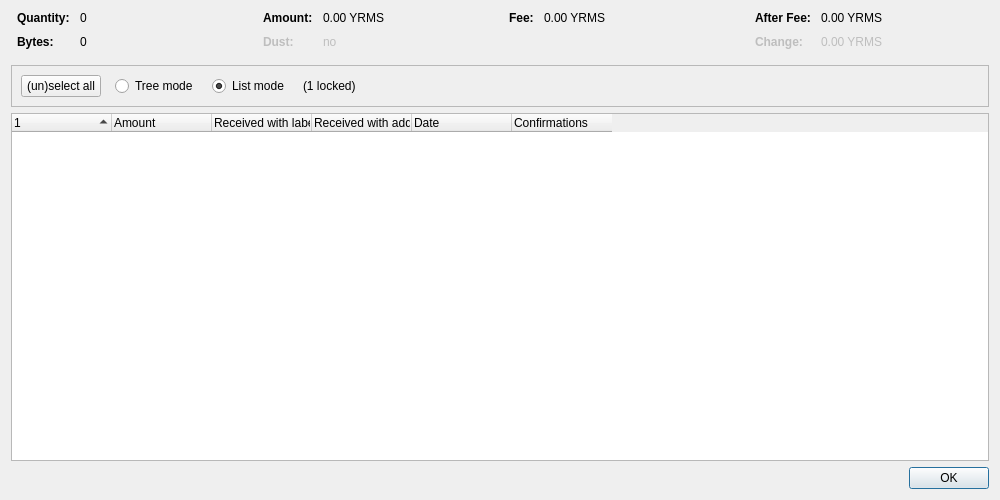
<?xml version="1.0" encoding="UTF-8"?>
<ui version="4.0">
 <class>CoinControlDialog</class>
 <widget class="QDialog" name="CoinControlDialog">
  <property name="geometry">
   <rect>
    <x>0</x>
    <y>0</y>
    <width>1000</width>
    <height>500</height>
   </rect>
  </property>
  <property name="windowTitle">
   <string>Coin Selection</string>
  </property>
  <layout class="QVBoxLayout" name="verticalLayout">
   <item>
    <layout class="QHBoxLayout" name="horizontalLayoutTop" stretch="0,0,0,0">
     <property name="topMargin">
      <number>0</number>
     </property>
     <property name="bottomMargin">
      <number>10</number>
     </property>
     <item>
      <layout class="QFormLayout" name="formLayoutCoinControl1">
       <property name="horizontalSpacing">
        <number>10</number>
       </property>
       <property name="verticalSpacing">
        <number>10</number>
       </property>
       <property name="leftMargin">
        <number>6</number>
       </property>
       <property name="rightMargin">
        <number>6</number>
       </property>
       <item row="0" column="0">
        <widget class="QLabel" name="labelCoinControlQuantityText">
         <property name="font">
          <font>
           <weight>75</weight>
           <bold>true</bold>
          </font>
         </property>
         <property name="text">
          <string>Quantity:</string>
         </property>
        </widget>
       </item>
       <item row="0" column="1">
        <widget class="QLabel" name="labelCoinControlQuantity">
         <property name="cursor">
          <cursorShape>IBeamCursor</cursorShape>
         </property>
         <property name="contextMenuPolicy">
          <enum>Qt::ActionsContextMenu</enum>
         </property>
         <property name="text">
          <string notr="true">0</string>
         </property>
         <property name="textInteractionFlags">
          <set>Qt::LinksAccessibleByMouse|Qt::TextSelectableByKeyboard|Qt::TextSelectableByMouse</set>
         </property>
        </widget>
       </item>
       <item row="1" column="0">
        <widget class="QLabel" name="labelCoinControlBytesText">
         <property name="font">
          <font>
           <weight>75</weight>
           <bold>true</bold>
          </font>
         </property>
         <property name="text">
          <string>Bytes:</string>
         </property>
        </widget>
       </item>
       <item row="1" column="1">
        <widget class="QLabel" name="labelCoinControlBytes">
         <property name="cursor">
          <cursorShape>IBeamCursor</cursorShape>
         </property>
         <property name="contextMenuPolicy">
          <enum>Qt::ActionsContextMenu</enum>
         </property>
         <property name="text">
          <string notr="true">0</string>
         </property>
         <property name="textInteractionFlags">
          <set>Qt::LinksAccessibleByMouse|Qt::TextSelectableByKeyboard|Qt::TextSelectableByMouse</set>
         </property>
        </widget>
       </item>
      </layout>
     </item>
     <item>
      <layout class="QFormLayout" name="formLayoutCoinControl2">
       <property name="horizontalSpacing">
        <number>10</number>
       </property>
       <property name="verticalSpacing">
        <number>10</number>
       </property>
       <property name="leftMargin">
        <number>6</number>
       </property>
       <property name="rightMargin">
        <number>6</number>
       </property>
       <item row="0" column="0">
        <widget class="QLabel" name="labelCoinControlAmountText">
         <property name="font">
          <font>
           <weight>75</weight>
           <bold>true</bold>
          </font>
         </property>
         <property name="text">
          <string>Amount:</string>
         </property>
        </widget>
       </item>
       <item row="0" column="1">
        <widget class="QLabel" name="labelCoinControlAmount">
         <property name="cursor">
          <cursorShape>IBeamCursor</cursorShape>
         </property>
         <property name="contextMenuPolicy">
          <enum>Qt::ActionsContextMenu</enum>
         </property>
         <property name="text">
          <string notr="true">0.00 YRMS</string>
         </property>
         <property name="textInteractionFlags">
          <set>Qt::LinksAccessibleByMouse|Qt::TextSelectableByKeyboard|Qt::TextSelectableByMouse</set>
         </property>
        </widget>
       </item>
       <item row="1" column="0">
        <widget class="QLabel" name="labelCoinControlLowOutputText">
         <property name="enabled">
          <bool>false</bool>
         </property>
         <property name="font">
          <font>
           <weight>75</weight>
           <bold>true</bold>
          </font>
         </property>
         <property name="text">
          <string>Dust:</string>
         </property>
        </widget>
       </item>
       <item row="1" column="1">
        <widget class="QLabel" name="labelCoinControlLowOutput">
         <property name="enabled">
          <bool>false</bool>
         </property>
         <property name="cursor">
          <cursorShape>IBeamCursor</cursorShape>
         </property>
         <property name="contextMenuPolicy">
          <enum>Qt::ActionsContextMenu</enum>
         </property>
         <property name="text">
          <string notr="true">no</string>
         </property>
         <property name="textInteractionFlags">
          <set>Qt::LinksAccessibleByMouse|Qt::TextSelectableByKeyboard|Qt::TextSelectableByMouse</set>
         </property>
        </widget>
       </item>
      </layout>
     </item>
     <item>
      <layout class="QFormLayout" name="formLayoutCoinControl3">
       <property name="horizontalSpacing">
        <number>10</number>
       </property>
       <property name="verticalSpacing">
        <number>10</number>
       </property>
       <property name="leftMargin">
        <number>6</number>
       </property>
       <property name="rightMargin">
        <number>6</number>
       </property>
       <item row="0" column="0">
        <widget class="QLabel" name="labelCoinControlFeeText">
         <property name="font">
          <font>
           <weight>75</weight>
           <bold>true</bold>
          </font>
         </property>
         <property name="text">
          <string>Fee:</string>
         </property>
        </widget>
       </item>
       <item row="0" column="1">
        <widget class="QLabel" name="labelCoinControlFee">
         <property name="cursor">
          <cursorShape>IBeamCursor</cursorShape>
         </property>
         <property name="contextMenuPolicy">
          <enum>Qt::ActionsContextMenu</enum>
         </property>
         <property name="text">
          <string notr="true">0.00 YRMS</string>
         </property>
         <property name="textInteractionFlags">
          <set>Qt::LinksAccessibleByMouse|Qt::TextSelectableByKeyboard|Qt::TextSelectableByMouse</set>
         </property>
        </widget>
       </item>
      </layout>
     </item>
     <item>
      <layout class="QFormLayout" name="formLayoutCoinControl4">
       <property name="horizontalSpacing">
        <number>10</number>
       </property>
       <property name="verticalSpacing">
        <number>10</number>
       </property>
       <property name="leftMargin">
        <number>6</number>
       </property>
       <property name="rightMargin">
        <number>6</number>
       </property>
       <item row="0" column="0">
        <widget class="QLabel" name="labelCoinControlAfterFeeText">
         <property name="font">
          <font>
           <weight>75</weight>
           <bold>true</bold>
          </font>
         </property>
         <property name="text">
          <string>After Fee:</string>
         </property>
        </widget>
       </item>
       <item row="0" column="1">
        <widget class="QLabel" name="labelCoinControlAfterFee">
         <property name="cursor">
          <cursorShape>IBeamCursor</cursorShape>
         </property>
         <property name="contextMenuPolicy">
          <enum>Qt::ActionsContextMenu</enum>
         </property>
         <property name="text">
          <string notr="true">0.00 YRMS</string>
         </property>
         <property name="textInteractionFlags">
          <set>Qt::LinksAccessibleByMouse|Qt::TextSelectableByKeyboard|Qt::TextSelectableByMouse</set>
         </property>
        </widget>
       </item>
       <item row="1" column="0">
        <widget class="QLabel" name="labelCoinControlChangeText">
         <property name="enabled">
          <bool>false</bool>
         </property>
         <property name="font">
          <font>
           <weight>75</weight>
           <bold>true</bold>
          </font>
         </property>
         <property name="text">
          <string>Change:</string>
         </property>
        </widget>
       </item>
       <item row="1" column="1">
        <widget class="QLabel" name="labelCoinControlChange">
         <property name="enabled">
          <bool>false</bool>
         </property>
         <property name="cursor">
          <cursorShape>IBeamCursor</cursorShape>
         </property>
         <property name="contextMenuPolicy">
          <enum>Qt::ActionsContextMenu</enum>
         </property>
         <property name="text">
          <string notr="true">0.00 YRMS</string>
         </property>
         <property name="textInteractionFlags">
          <set>Qt::LinksAccessibleByMouse|Qt::TextSelectableByKeyboard|Qt::TextSelectableByMouse</set>
         </property>
        </widget>
       </item>
      </layout>
     </item>
    </layout>
   </item>
   <item>
    <widget class="QFrame" name="frame">
     <property name="minimumSize">
      <size>
       <width>0</width>
       <height>40</height>
      </size>
     </property>
     <property name="frameShape">
      <enum>QFrame::StyledPanel</enum>
     </property>
     <property name="frameShadow">
      <enum>QFrame::Sunken</enum>
     </property>
     <layout class="QHBoxLayout" name="horizontalLayout">
      <item>
       <layout class="QHBoxLayout" name="horizontalLayoutPanel" stretch="0,0,0,0,0">
        <property name="spacing">
         <number>14</number>
        </property>
        <item>
         <widget class="QPushButton" name="pushButtonSelectAll">
          <property name="sizePolicy">
           <sizepolicy hsizetype="Maximum" vsizetype="Fixed">
            <horstretch>0</horstretch>
            <verstretch>0</verstretch>
           </sizepolicy>
          </property>
          <property name="text">
           <string>(un)select all</string>
          </property>
          <property name="autoDefault">
           <bool>false</bool>
          </property>
         </widget>
        </item>
        <item>
         <widget class="QRadioButton" name="radioTreeMode">
          <property name="sizePolicy">
           <sizepolicy hsizetype="Maximum" vsizetype="Fixed">
            <horstretch>0</horstretch>
            <verstretch>0</verstretch>
           </sizepolicy>
          </property>
          <property name="text">
           <string>Tree mode</string>
          </property>
         </widget>
        </item>
        <item>
         <widget class="QRadioButton" name="radioListMode">
          <property name="sizePolicy">
           <sizepolicy hsizetype="Maximum" vsizetype="Fixed">
            <horstretch>0</horstretch>
            <verstretch>0</verstretch>
           </sizepolicy>
          </property>
          <property name="text">
           <string>List mode</string>
          </property>
          <property name="checked">
           <bool>true</bool>
          </property>
         </widget>
        </item>
        <item>
         <widget class="QLabel" name="labelLocked">
          <property name="text">
           <string notr="true">(1 locked)</string>
          </property>
         </widget>
        </item>
        <item>
         <spacer name="horizontalSpacer">
          <property name="orientation">
           <enum>Qt::Horizontal</enum>
          </property>
          <property name="sizeHint" stdset="0">
           <size>
            <width>40</width>
            <height>20</height>
           </size>
          </property>
         </spacer>
        </item>
       </layout>
      </item>
     </layout>
    </widget>
   </item>
   <item>
    <widget class="CoinControlTreeWidget" name="treeWidget">
     <property name="contextMenuPolicy">
      <enum>Qt::CustomContextMenu</enum>
     </property>
     <property name="sortingEnabled">
      <bool>false</bool>
     </property>
     <property name="columnCount">
      <number>6</number>
     </property>
     <attribute name="headerShowSortIndicator" stdset="0">
      <bool>true</bool>
     </attribute>
     <attribute name="headerStretchLastSection">
      <bool>false</bool>
     </attribute>
     <column>
      <property name="text">
       <string/>
      </property>
     </column>
     <column>
      <property name="text">
       <string>Amount</string>
      </property>
     </column>
     <column>
      <property name="text">
       <string>Received with label</string>
      </property>
     </column>
     <column>
      <property name="text">
       <string>Received with address</string>
      </property>
     </column>
     <column>
      <property name="text">
       <string>Date</string>
      </property>
     </column>
     <column>
      <property name="text">
       <string>Confirmations</string>
      </property>
      <property name="toolTip">
       <string>Confirmed</string>
      </property>
     </column>
     <column>
      <property name="text">
       <string/>
      </property>
     </column>
     <column>
      <property name="text">
       <string/>
      </property>
     </column>
     <column>
      <property name="text">
       <string/>
      </property>
     </column>
     <column>
      <property name="text">
       <string/>
      </property>
     </column>
    </widget>
   </item>
   <item>
    <widget class="QDialogButtonBox" name="buttonBox">
     <property name="orientation">
      <enum>Qt::Horizontal</enum>
     </property>
     <property name="standardButtons">
      <set>QDialogButtonBox::Ok</set>
     </property>
    </widget>
   </item>
  </layout>
 </widget>
 <customwidgets>
  <customwidget>
   <class>CoinControlTreeWidget</class>
   <extends>QTreeWidget</extends>
   <header>qt/coincontroltreewidget.h</header>
  </customwidget>
 </customwidgets>
 <resources/>
 <connections/>
</ui>
